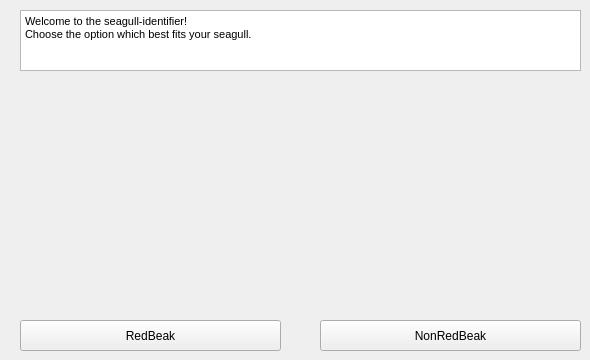
    <widget class="QWidget" name="yellowFeet">
     <widget class="QTextEdit" name="textEdit_3">
      <property name="geometry">
       <rect>
        <x>20</x>
        <y>10</y>
        <width>561</width>
        <height>61</height>
       </rect>
      </property>
      <property name="html">
       <string>&lt;!DOCTYPE HTML PUBLIC &quot;-//W3C//DTD HTML 4.0//EN&quot; &quot;http://www.w3.org/TR/REC-html40/strict.dtd&quot;&gt;
&lt;html&gt;&lt;head&gt;&lt;meta name=&quot;qrichtext&quot; content=&quot;1&quot; /&gt;&lt;style type=&quot;text/css&quot;&gt;
p, li { white-space: pre-wrap; }
&lt;/style&gt;&lt;/head&gt;&lt;body style=&quot; font-family:'MS Shell Dlg 2'; font-size:8.25pt; font-weight:400; font-style:normal;&quot;&gt;
&lt;p style=&quot; margin-top:0px; margin-bottom:0px; margin-left:0px; margin-right:0px; -qt-block-indent:0; text-indent:0px;&quot;&gt;Welcome to the seagull-identifier!&lt;/p&gt;
&lt;p style=&quot; margin-top:0px; margin-bottom:0px; margin-left:0px; margin-right:0px; -qt-block-indent:0; text-indent:0px;&quot;&gt;Choose the option which best fits your seagull.&lt;/p&gt;
&lt;p style=&quot;-qt-paragraph-type:empty; margin-top:0px; margin-bottom:0px; margin-left:0px; margin-right:0px; -qt-block-indent:0; text-indent:0px;&quot;&gt;&lt;br /&gt;&lt;/p&gt;&lt;/body&gt;&lt;/html&gt;</string>
      </property>
     </widget>
     <widget class="QLabel" name="label_6">
      <property name="geometry">
       <rect>
        <x>320</x>
        <y>90</y>
        <width>261</width>
        <height>211</height>
       </rect>
      </property>
      <property name="text">
       <string/>
      </property>
      <property name="pixmap">
       <pixmap>imagesAppSeagull/HvitHodeMåke.jpg</pixmap>
      </property>
     </widget>
     <widget class="QLabel" name="label_7">
      <property name="geometry">
       <rect>
        <x>20</x>
        <y>90</y>
        <width>251</width>
        <height>211</height>
       </rect>
      </property>
      <property name="text">
       <string/>
      </property>
      <property name="pixmap">
       <pixmap>imagesAppSeagull/RedBeak.jpg</pixmap>
      </property>
     </widget>
     <widget class="QPushButton" name="NonRedBeakButton">
      <property name="geometry">
       <rect>
        <x>320</x>
        <y>320</y>
        <width>261</width>
        <height>31</height>
       </rect>
      </property>
      <property name="text">
       <string>NonRedBeak</string>
      </property>
     </widget>
     <widget class="QPushButton" name="RedBeakButton">
      <property name="geometry">
       <rect>
        <x>20</x>
        <y>320</y>
        <width>261</width>
        <height>31</height>
       </rect>
      </property>
      <property name="text">
       <string>RedBeak</string>
      </property>
     </widget>
    </widget>
